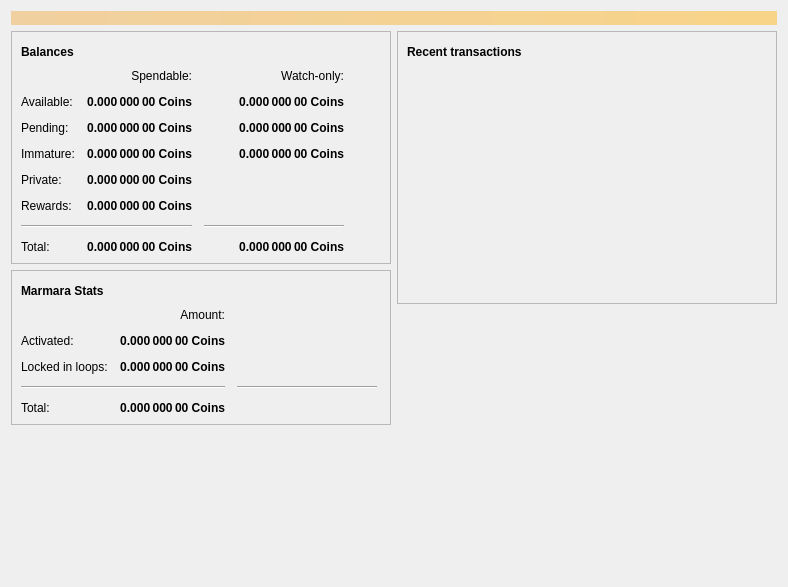
<?xml version="1.0" encoding="UTF-8"?>
<ui version="4.0">
 <class>OverviewPage</class>
 <widget class="QWidget" name="OverviewPage">
  <property name="geometry">
   <rect>
    <x>0</x>
    <y>0</y>
    <width>788</width>
    <height>587</height>
   </rect>
  </property>
  <property name="windowTitle">
   <string>Form</string>
  </property>
  <layout class="QVBoxLayout" name="topLayout">
   <item>
    <widget class="QLabel" name="labelAlerts">
     <property name="visible">
      <bool>false</bool>
     </property>
     <property name="styleSheet">
      <string notr="true">QLabel { background-color: qlineargradient(x1: 0, y1: 0, x2: 1, y2: 0, stop:0 #F0D0A0, stop:1 #F8D488); color:#000000; }</string>
     </property>
     <property name="wordWrap">
      <bool>true</bool>
     </property>
     <property name="margin">
      <number>3</number>
     </property>
     <property name="textInteractionFlags">
      <set>Qt::TextSelectableByMouse</set>
     </property>
    </widget>
   </item>
   <item>
    <layout class="QHBoxLayout" name="horizontalLayout" stretch="1,1">
     <item>
      <layout class="QVBoxLayout" name="verticalLayout_2">
       <item>
        <widget class="QFrame" name="frame">
         <property name="frameShape">
          <enum>QFrame::StyledPanel</enum>
         </property>
         <property name="frameShadow">
          <enum>QFrame::Raised</enum>
         </property>
         <layout class="QVBoxLayout" name="verticalLayout_4">
          <item>
           <layout class="QHBoxLayout" name="horizontalLayout_4">
            <item>
             <widget class="QLabel" name="label_6">
              <property name="font">
               <font>
                <weight>75</weight>
                <bold>true</bold>
               </font>
              </property>
              <property name="text">
               <string>Balances</string>
              </property>
             </widget>
            </item>
            <item>
             <widget class="QPushButton" name="labelWalletStatus">
              <property name="enabled">
               <bool>true</bool>
              </property>
              <property name="maximumSize">
               <size>
                <width>30</width>
                <height>16777215</height>
               </size>
              </property>
              <property name="toolTip">
               <string>The displayed information may be out of date. Your wallet automatically synchronizes with the Komodo network after a connection is established, but this process has not completed yet.</string>
              </property>
              <property name="text">
               <string/>
              </property>
              <property name="icon">
               <iconset resource="../komodo.qrc">
                <normaloff>:/icons/warning</normaloff>
                <disabledoff>:/icons/warning</disabledoff>:/icons/warning</iconset>
              </property>
              <property name="iconSize">
               <size>
                <width>24</width>
                <height>24</height>
               </size>
              </property>
              <property name="flat">
               <bool>true</bool>
              </property>
             </widget>
            </item>
            <item>
             <spacer name="horizontalSpacer_4">
              <property name="orientation">
               <enum>Qt::Horizontal</enum>
              </property>
              <property name="sizeHint" stdset="0">
               <size>
                <width>40</width>
                <height>20</height>
               </size>
              </property>
             </spacer>
            </item>
           </layout>
          </item>
          <item>
           <layout class="QGridLayout" name="gridLayout" rowstretch="0,0,0,0,0,0,0,0">
            <property name="spacing">
             <number>12</number>
            </property>
            <item row="7" column="0">
             <widget class="QLabel" name="labelTotalText">
              <property name="text">
               <string>Total:</string>
              </property>
             </widget>
            </item>
            <item row="7" column="1">
             <widget class="QLabel" name="labelTotal">
              <property name="font">
               <font>
                <weight>75</weight>
                <bold>true</bold>
               </font>
              </property>
              <property name="cursor">
               <cursorShape>IBeamCursor</cursorShape>
              </property>
              <property name="toolTip">
               <string>Your current total balance</string>
              </property>
              <property name="text">
               <string notr="true">0.000 000 00 Coins</string>
              </property>
              <property name="alignment">
               <set>Qt::AlignRight|Qt::AlignTrailing|Qt::AlignVCenter</set>
              </property>
              <property name="textInteractionFlags">
               <set>Qt::LinksAccessibleByMouse|Qt::TextSelectableByKeyboard|Qt::TextSelectableByMouse</set>
              </property>
             </widget>
            </item>
            <item row="1" column="2">
             <widget class="QLabel" name="labelWatchAvailable">
              <property name="font">
               <font>
                <weight>75</weight>
                <bold>true</bold>
               </font>
              </property>
              <property name="cursor">
               <cursorShape>IBeamCursor</cursorShape>
              </property>
              <property name="toolTip">
               <string>Your current balance in watch-only addresses</string>
              </property>
              <property name="text">
               <string notr="true">0.000 000 00 Coins</string>
              </property>
              <property name="alignment">
               <set>Qt::AlignRight|Qt::AlignTrailing|Qt::AlignVCenter</set>
              </property>
              <property name="textInteractionFlags">
               <set>Qt::LinksAccessibleByMouse|Qt::TextSelectableByKeyboard|Qt::TextSelectableByMouse</set>
              </property>
             </widget>
            </item>
            <item row="2" column="2">
             <widget class="QLabel" name="labelWatchPending">
              <property name="font">
               <font>
                <weight>75</weight>
                <bold>true</bold>
               </font>
              </property>
              <property name="cursor">
               <cursorShape>IBeamCursor</cursorShape>
              </property>
              <property name="toolTip">
               <string>Unconfirmed transactions to watch-only addresses</string>
              </property>
              <property name="text">
               <string notr="true">0.000 000 00 Coins</string>
              </property>
              <property name="alignment">
               <set>Qt::AlignRight|Qt::AlignTrailing|Qt::AlignVCenter</set>
              </property>
              <property name="textInteractionFlags">
               <set>Qt::LinksAccessibleByMouse|Qt::TextSelectableByKeyboard|Qt::TextSelectableByMouse</set>
              </property>
             </widget>
            </item>
            <item row="3" column="2">
             <widget class="QLabel" name="labelWatchImmature">
              <property name="font">
               <font>
                <weight>75</weight>
                <bold>true</bold>
               </font>
              </property>
              <property name="cursor">
               <cursorShape>IBeamCursor</cursorShape>
              </property>
              <property name="toolTip">
               <string>Mined balance in watch-only addresses that has not yet matured</string>
              </property>
              <property name="text">
               <string notr="true">0.000 000 00 Coins</string>
              </property>
              <property name="alignment">
               <set>Qt::AlignRight|Qt::AlignTrailing|Qt::AlignVCenter</set>
              </property>
              <property name="textInteractionFlags">
               <set>Qt::LinksAccessibleByMouse|Qt::TextSelectableByKeyboard|Qt::TextSelectableByMouse</set>
              </property>
             </widget>
            </item>
            <item row="6" column="0" colspan="2">
             <widget class="Line" name="line">
              <property name="orientation">
               <enum>Qt::Horizontal</enum>
              </property>
             </widget>
            </item>
            <item row="2" column="1">
             <widget class="QLabel" name="labelUnconfirmed">
              <property name="font">
               <font>
                <weight>75</weight>
                <bold>true</bold>
               </font>
              </property>
              <property name="cursor">
               <cursorShape>IBeamCursor</cursorShape>
              </property>
              <property name="toolTip">
               <string>Total of transactions that have yet to be confirmed, and do not yet count toward the spendable balance</string>
              </property>
              <property name="text">
               <string notr="true">0.000 000 00 Coins</string>
              </property>
              <property name="alignment">
               <set>Qt::AlignRight|Qt::AlignTrailing|Qt::AlignVCenter</set>
              </property>
              <property name="textInteractionFlags">
               <set>Qt::LinksAccessibleByMouse|Qt::TextSelectableByKeyboard|Qt::TextSelectableByMouse</set>
              </property>
             </widget>
            </item>
            <item row="6" column="2">
             <widget class="Line" name="lineWatchBalance">
              <property name="sizePolicy">
               <sizepolicy hsizetype="Preferred" vsizetype="Fixed">
                <horstretch>0</horstretch>
                <verstretch>0</verstretch>
               </sizepolicy>
              </property>
              <property name="minimumSize">
               <size>
                <width>140</width>
                <height>0</height>
               </size>
              </property>
              <property name="orientation">
               <enum>Qt::Horizontal</enum>
              </property>
             </widget>
            </item>
            <item row="3" column="0">
             <widget class="QLabel" name="labelImmatureText">
              <property name="text">
               <string>Immature:</string>
              </property>
             </widget>
            </item>
            <item row="7" column="2">
             <widget class="QLabel" name="labelWatchTotal">
              <property name="font">
               <font>
                <weight>75</weight>
                <bold>true</bold>
               </font>
              </property>
              <property name="cursor">
               <cursorShape>IBeamCursor</cursorShape>
              </property>
              <property name="toolTip">
               <string>Current total balance in watch-only addresses</string>
              </property>
              <property name="text">
               <string notr="true">0.000 000 00 Coins</string>
              </property>
              <property name="alignment">
               <set>Qt::AlignRight|Qt::AlignTrailing|Qt::AlignVCenter</set>
              </property>
              <property name="textInteractionFlags">
               <set>Qt::LinksAccessibleByMouse|Qt::TextSelectableByKeyboard|Qt::TextSelectableByMouse</set>
              </property>
             </widget>
            </item>
            <item row="0" column="2">
             <widget class="QLabel" name="labelWatchonly">
              <property name="text">
               <string>Watch-only:</string>
              </property>
              <property name="alignment">
               <set>Qt::AlignRight|Qt::AlignTrailing|Qt::AlignVCenter</set>
              </property>
             </widget>
            </item>
            <item row="1" column="0">
             <widget class="QLabel" name="labelBalanceText">
              <property name="text">
               <string>Available:</string>
              </property>
             </widget>
            </item>
            <item row="1" column="1">
             <widget class="QLabel" name="labelBalance">
              <property name="font">
               <font>
                <weight>75</weight>
                <bold>true</bold>
               </font>
              </property>
              <property name="cursor">
               <cursorShape>IBeamCursor</cursorShape>
              </property>
              <property name="toolTip">
               <string>Your current spendable balance</string>
              </property>
              <property name="text">
               <string notr="true">0.000 000 00 Coins</string>
              </property>
              <property name="alignment">
               <set>Qt::AlignRight|Qt::AlignTrailing|Qt::AlignVCenter</set>
              </property>
              <property name="textInteractionFlags">
               <set>Qt::LinksAccessibleByMouse|Qt::TextSelectableByKeyboard|Qt::TextSelectableByMouse</set>
              </property>
             </widget>
            </item>
            <item row="0" column="1">
             <widget class="QLabel" name="labelSpendable">
              <property name="text">
               <string>Spendable:</string>
              </property>
              <property name="alignment">
               <set>Qt::AlignRight|Qt::AlignTrailing|Qt::AlignVCenter</set>
              </property>
             </widget>
            </item>
            <item row="2" column="0">
             <widget class="QLabel" name="labelPendingText">
              <property name="text">
               <string>Pending:</string>
              </property>
              <property name="margin">
               <number>0</number>
              </property>
             </widget>
            </item>
            <item row="4" column="0">
             <widget class="QLabel" name="labelPrivateTotalText">
              <property name="mouseTracking">
               <bool>false</bool>
              </property>
              <property name="text">
               <string>Private:</string>
              </property>
              <property name="textFormat">
               <enum>Qt::AutoText</enum>
              </property>
             </widget>
            </item>
            <item row="4" column="1">
             <widget class="QLabel" name="labelPrivateBalance">
              <property name="font">
               <font>
                <weight>75</weight>
                <bold>true</bold>
               </font>
              </property>
              <property name="cursor">
               <cursorShape>IBeamCursor</cursorShape>
              </property>
              <property name="toolTip">
               <string>Your current private balance</string>
              </property>
              <property name="text">
               <string>0.000 000 00 Coins</string>
              </property>
              <property name="alignment">
               <set>Qt::AlignRight|Qt::AlignTrailing|Qt::AlignVCenter</set>
              </property>
              <property name="textInteractionFlags">
               <set>Qt::LinksAccessibleByMouse|Qt::TextSelectableByKeyboard|Qt::TextSelectableByMouse</set>
              </property>
             </widget>
            </item>
            <item row="2" column="3">
             <spacer name="horizontalSpacer_2">
              <property name="orientation">
               <enum>Qt::Horizontal</enum>
              </property>
              <property name="sizeType">
               <enum>QSizePolicy::Expanding</enum>
              </property>
              <property name="sizeHint" stdset="0">
               <size>
                <width>40</width>
                <height>13</height>
               </size>
              </property>
             </spacer>
            </item>
            <item row="5" column="1">
             <widget class="QLabel" name="labelInterestBalance">
              <property name="font">
               <font>
                <weight>75</weight>
                <bold>true</bold>
               </font>
              </property>
              <property name="cursor">
               <cursorShape>IBeamCursor</cursorShape>
              </property>
              <property name="toolTip">
               <string>Your current rewards (interest)</string>
              </property>
              <property name="text">
               <string>0.000 000 00 Coins</string>
              </property>
              <property name="alignment">
               <set>Qt::AlignRight|Qt::AlignTrailing|Qt::AlignVCenter</set>
              </property>
              <property name="textInteractionFlags">
               <set>Qt::LinksAccessibleByMouse|Qt::TextSelectableByKeyboard|Qt::TextSelectableByMouse</set>
              </property>
             </widget>
            </item>
            <item row="5" column="0">
             <widget class="QLabel" name="labelInterestTotalText">
              <property name="text">
               <string>Rewards:</string>
              </property>
             </widget>
            </item>
            <item row="3" column="1">
             <widget class="QLabel" name="labelImmature">
              <property name="font">
               <font>
                <weight>75</weight>
                <bold>true</bold>
               </font>
              </property>
              <property name="cursor">
               <cursorShape>IBeamCursor</cursorShape>
              </property>
              <property name="toolTip">
               <string>Mined balance that has not yet matured</string>
              </property>
              <property name="text">
               <string notr="true">0.000 000 00 Coins</string>
              </property>
              <property name="alignment">
               <set>Qt::AlignRight|Qt::AlignTrailing|Qt::AlignVCenter</set>
              </property>
              <property name="textInteractionFlags">
               <set>Qt::LinksAccessibleByMouse|Qt::TextSelectableByKeyboard|Qt::TextSelectableByMouse</set>
              </property>
             </widget>
            </item>
           </layout>
          </item>
         </layout>
        </widget>
       </item>
       <item>
        <widget class="QFrame" name="frameMarmara">
         <property name="frameShape">
          <enum>QFrame::StyledPanel</enum>
         </property>
         <property name="frameShadow">
          <enum>QFrame::Raised</enum>
         </property>
         <layout class="QVBoxLayout" name="verticalLayout_5">
          <item>
           <layout class="QHBoxLayout" name="horizontalLayout_3">
            <item>
             <widget class="QLabel" name="label_7">
              <property name="font">
               <font>
                <weight>75</weight>
                <bold>true</bold>
               </font>
              </property>
              <property name="text">
               <string>Marmara Stats</string>
              </property>
             </widget>
            </item>
            <item>
             <widget class="QPushButton" name="labelMarmaraStatus">
              <property name="enabled">
               <bool>true</bool>
              </property>
              <property name="maximumSize">
               <size>
                <width>30</width>
                <height>16777215</height>
               </size>
              </property>
              <property name="toolTip">
               <string>The displayed information may be out of date. Your wallet automatically synchronizes with the Komodo network after a connection is established, but this process has not completed yet.</string>
              </property>
              <property name="text">
               <string/>
              </property>
              <property name="icon">
               <iconset resource="../komodo.qrc">
                <normaloff>:/icons/warning</normaloff>
                <disabledoff>:/icons/warning</disabledoff>:/icons/warning</iconset>
              </property>
              <property name="iconSize">
               <size>
                <width>24</width>
                <height>24</height>
               </size>
              </property>
              <property name="flat">
               <bool>true</bool>
              </property>
             </widget>
            </item>
            <item>
             <spacer name="horizontalSpacer_5">
              <property name="orientation">
               <enum>Qt::Horizontal</enum>
              </property>
              <property name="sizeHint" stdset="0">
               <size>
                <width>40</width>
                <height>20</height>
               </size>
              </property>
             </spacer>
            </item>
           </layout>
          </item>
          <item>
           <layout class="QGridLayout" name="gridLayout_2" rowstretch="0,0,0,0,0">
            <property name="spacing">
             <number>12</number>
            </property>
            <item row="4" column="1">
             <widget class="QLabel" name="labelTotalMarmaraBalance">
              <property name="font">
               <font>
                <weight>75</weight>
                <bold>true</bold>
               </font>
              </property>
              <property name="cursor">
               <cursorShape>IBeamCursor</cursorShape>
              </property>
              <property name="toolTip">
               <string>Sum of activated balance and locked in credit loops balance</string>
              </property>
              <property name="text">
               <string notr="true">0.000 000 00 Coins</string>
              </property>
              <property name="alignment">
               <set>Qt::AlignRight|Qt::AlignTrailing|Qt::AlignVCenter</set>
              </property>
              <property name="textInteractionFlags">
               <set>Qt::LinksAccessibleByMouse|Qt::TextSelectableByKeyboard|Qt::TextSelectableByMouse</set>
              </property>
             </widget>
            </item>
            <item row="3" column="0" colspan="2">
             <widget class="Line" name="lineMarmara1">
              <property name="orientation">
               <enum>Qt::Horizontal</enum>
              </property>
             </widget>
            </item>
            <item row="2" column="1">
             <widget class="QLabel" name="lablelLCLBalance">
              <property name="font">
               <font>
                <weight>75</weight>
                <bold>true</bold>
               </font>
              </property>
              <property name="cursor">
               <cursorShape>IBeamCursor</cursorShape>
              </property>
              <property name="toolTip">
               <string>Your locked in credit loops balance</string>
              </property>
              <property name="text">
               <string notr="true">0.000 000 00 Coins</string>
              </property>
              <property name="alignment">
               <set>Qt::AlignRight|Qt::AlignTrailing|Qt::AlignVCenter</set>
              </property>
              <property name="textInteractionFlags">
               <set>Qt::LinksAccessibleByMouse|Qt::TextSelectableByKeyboard|Qt::TextSelectableByMouse</set>
              </property>
             </widget>
            </item>
            <item row="1" column="0">
             <widget class="QLabel" name="labelActivatedText">
              <property name="text">
               <string>Activated:</string>
              </property>
             </widget>
            </item>
            <item row="1" column="1">
             <widget class="QLabel" name="labelActivatedBalance">
              <property name="font">
               <font>
                <weight>75</weight>
                <bold>true</bold>
               </font>
              </property>
              <property name="cursor">
               <cursorShape>IBeamCursor</cursorShape>
              </property>
              <property name="toolTip">
               <string>Your activated balance</string>
              </property>
              <property name="text">
               <string notr="true">0.000 000 00 Coins</string>
              </property>
              <property name="alignment">
               <set>Qt::AlignRight|Qt::AlignTrailing|Qt::AlignVCenter</set>
              </property>
              <property name="textInteractionFlags">
               <set>Qt::LinksAccessibleByMouse|Qt::TextSelectableByKeyboard|Qt::TextSelectableByMouse</set>
              </property>
             </widget>
            </item>
            <item row="2" column="0">
             <widget class="QLabel" name="labelLCLText">
              <property name="text">
               <string>Locked in loops:</string>
              </property>
              <property name="margin">
               <number>0</number>
              </property>
             </widget>
            </item>
            <item row="2" column="3">
             <spacer name="horizontalSpacer_3">
              <property name="orientation">
               <enum>Qt::Horizontal</enum>
              </property>
              <property name="sizeType">
               <enum>QSizePolicy::Expanding</enum>
              </property>
              <property name="sizeHint" stdset="0">
               <size>
                <width>40</width>
                <height>13</height>
               </size>
              </property>
             </spacer>
            </item>
            <item row="4" column="0">
             <widget class="QLabel" name="labelTotalMarmaraText">
              <property name="text">
               <string>Total:</string>
              </property>
             </widget>
            </item>
            <item row="3" column="2">
             <widget class="Line" name="lineMarmara2">
              <property name="sizePolicy">
               <sizepolicy hsizetype="Preferred" vsizetype="Fixed">
                <horstretch>0</horstretch>
                <verstretch>0</verstretch>
               </sizepolicy>
              </property>
              <property name="minimumSize">
               <size>
                <width>140</width>
                <height>0</height>
               </size>
              </property>
              <property name="orientation">
               <enum>Qt::Horizontal</enum>
              </property>
             </widget>
            </item>
            <item row="0" column="1">
             <widget class="QLabel" name="labelMarmaraAmount">
              <property name="text">
               <string>Amount:</string>
              </property>
              <property name="alignment">
               <set>Qt::AlignRight|Qt::AlignTrailing|Qt::AlignVCenter</set>
              </property>
             </widget>
            </item>
           </layout>
          </item>
         </layout>
        </widget>
       </item>
       <item>
        <spacer name="verticalSpacer_3">
         <property name="orientation">
          <enum>Qt::Vertical</enum>
         </property>
         <property name="sizeHint" stdset="0">
          <size>
           <width>20</width>
           <height>40</height>
          </size>
         </property>
        </spacer>
       </item>
      </layout>
     </item>
     <item>
      <layout class="QVBoxLayout" name="verticalLayout_3">
       <item>
        <widget class="QFrame" name="frame_2">
         <property name="frameShape">
          <enum>QFrame::StyledPanel</enum>
         </property>
         <property name="frameShadow">
          <enum>QFrame::Raised</enum>
         </property>
         <layout class="QVBoxLayout" name="verticalLayout">
          <item>
           <layout class="QHBoxLayout" name="horizontalLayout_2">
            <item>
             <widget class="QLabel" name="label_4">
              <property name="font">
               <font>
                <weight>75</weight>
                <bold>true</bold>
               </font>
              </property>
              <property name="text">
               <string>Recent transactions</string>
              </property>
             </widget>
            </item>
            <item>
             <widget class="QPushButton" name="labelTransactionsStatus">
              <property name="enabled">
               <bool>true</bool>
              </property>
              <property name="maximumSize">
               <size>
                <width>30</width>
                <height>16777215</height>
               </size>
              </property>
              <property name="toolTip">
               <string>The displayed information may be out of date. Your wallet automatically synchronizes with the Komodo network after a connection is established, but this process has not completed yet.</string>
              </property>
              <property name="text">
               <string/>
              </property>
              <property name="icon">
               <iconset resource="../komodo.qrc">
                <normaloff>:/icons/warning</normaloff>
                <disabledoff>:/icons/warning</disabledoff>:/icons/warning</iconset>
              </property>
              <property name="iconSize">
               <size>
                <width>24</width>
                <height>24</height>
               </size>
              </property>
              <property name="flat">
               <bool>true</bool>
              </property>
             </widget>
            </item>
            <item>
             <spacer name="horizontalSpacer">
              <property name="orientation">
               <enum>Qt::Horizontal</enum>
              </property>
              <property name="sizeHint" stdset="0">
               <size>
                <width>40</width>
                <height>20</height>
               </size>
              </property>
             </spacer>
            </item>
           </layout>
          </item>
          <item>
           <widget class="QListView" name="listTransactions">
            <property name="styleSheet">
             <string notr="true">QListView { background: transparent; }</string>
            </property>
            <property name="frameShape">
             <enum>QFrame::NoFrame</enum>
            </property>
            <property name="verticalScrollBarPolicy">
             <enum>Qt::ScrollBarAlwaysOff</enum>
            </property>
            <property name="horizontalScrollBarPolicy">
             <enum>Qt::ScrollBarAlwaysOff</enum>
            </property>
            <property name="selectionMode">
             <enum>QAbstractItemView::NoSelection</enum>
            </property>
           </widget>
          </item>
         </layout>
        </widget>
       </item>
       <item>
        <spacer name="verticalSpacer_2">
         <property name="orientation">
          <enum>Qt::Vertical</enum>
         </property>
         <property name="sizeHint" stdset="0">
          <size>
           <width>20</width>
           <height>40</height>
          </size>
         </property>
        </spacer>
       </item>
      </layout>
     </item>
    </layout>
   </item>
  </layout>
 </widget>
 <resources>
  <include location="../komodo.qrc"/>
 </resources>
 <connections/>
</ui>
